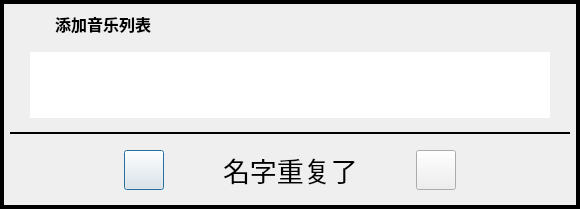
<?xml version="1.0" encoding="UTF-8"?>
<ui version="4.0">
 <class>AddListDialog</class>
 <widget class="QDialog" name="AddListDialog">
  <property name="geometry">
   <rect>
    <x>0</x>
    <y>0</y>
    <width>580</width>
    <height>209</height>
   </rect>
  </property>
  <property name="minimumSize">
   <size>
    <width>580</width>
    <height>200</height>
   </size>
  </property>
  <property name="windowTitle">
   <string>Dialog</string>
  </property>
  <layout class="QGridLayout" name="gridLayout_2">
   <property name="leftMargin">
    <number>0</number>
   </property>
   <property name="topMargin">
    <number>0</number>
   </property>
   <property name="rightMargin">
    <number>0</number>
   </property>
   <property name="bottomMargin">
    <number>0</number>
   </property>
   <property name="spacing">
    <number>0</number>
   </property>
   <item row="0" column="0">
    <widget class="QFrame" name="AddListDialog_frame">
     <property name="frameShape">
      <enum>QFrame::Box</enum>
     </property>
     <property name="frameShadow">
      <enum>QFrame::Plain</enum>
     </property>
     <property name="lineWidth">
      <number>4</number>
     </property>
     <layout class="QGridLayout" name="gridLayout" rowstretch="0,2,0,0">
      <property name="leftMargin">
       <number>6</number>
      </property>
      <property name="topMargin">
       <number>5</number>
      </property>
      <property name="rightMargin">
       <number>6</number>
      </property>
      <property name="bottomMargin">
       <number>6</number>
      </property>
      <property name="horizontalSpacing">
       <number>0</number>
      </property>
      <item row="0" column="0">
       <widget class="QWidget" name="widget_2" native="true">
        <layout class="QHBoxLayout" name="horizontalLayout_2">
         <property name="spacing">
          <number>15</number>
         </property>
         <property name="leftMargin">
          <number>0</number>
         </property>
         <property name="topMargin">
          <number>0</number>
         </property>
         <property name="rightMargin">
          <number>0</number>
         </property>
         <property name="bottomMargin">
          <number>0</number>
         </property>
         <item>
          <widget class="QLabel" name="addListdialog_logo">
           <property name="minimumSize">
            <size>
             <width>30</width>
             <height>30</height>
            </size>
           </property>
           <property name="styleSheet">
            <string notr="true">QLabel#addListdialog_logo{
	image: url(:/Icon/res/logo.svg);
}</string>
           </property>
           <property name="text">
            <string/>
           </property>
          </widget>
         </item>
         <item>
          <widget class="QLabel" name="AddListDialog_title">
           <property name="font">
            <font>
             <family>宋体</family>
             <pointsize>12</pointsize>
             <bold>true</bold>
            </font>
           </property>
           <property name="text">
            <string>添加音乐列表</string>
           </property>
          </widget>
         </item>
         <item>
          <spacer name="horizontalSpacer_5">
           <property name="orientation">
            <enum>Qt::Horizontal</enum>
           </property>
           <property name="sizeHint" stdset="0">
            <size>
             <width>389</width>
             <height>20</height>
            </size>
           </property>
          </spacer>
         </item>
        </layout>
       </widget>
      </item>
      <item row="1" column="0">
       <widget class="QWidget" name="widget_3" native="true">
        <layout class="QHBoxLayout" name="horizontalLayout_3">
         <property name="spacing">
          <number>0</number>
         </property>
         <property name="leftMargin">
          <number>20</number>
         </property>
         <property name="topMargin">
          <number>0</number>
         </property>
         <property name="rightMargin">
          <number>20</number>
         </property>
         <property name="bottomMargin">
          <number>0</number>
         </property>
         <item>
          <widget class="QLineEdit" name="listName">
           <property name="minimumSize">
            <size>
             <width>0</width>
             <height>0</height>
            </size>
           </property>
           <property name="maximumSize">
            <size>
             <width>16777215</width>
             <height>16777215</height>
            </size>
           </property>
           <property name="font">
            <font>
             <pointsize>40</pointsize>
            </font>
           </property>
           <property name="frame">
            <bool>false</bool>
           </property>
           <property name="dragEnabled">
            <bool>false</bool>
           </property>
           <property name="cursorMoveStyle">
            <enum>Qt::LogicalMoveStyle</enum>
           </property>
          </widget>
         </item>
        </layout>
       </widget>
      </item>
      <item row="2" column="0">
       <widget class="Line" name="addListDialog_line">
        <property name="minimumSize">
         <size>
          <width>0</width>
          <height>2</height>
         </size>
        </property>
        <property name="baseSize">
         <size>
          <width>0</width>
          <height>0</height>
         </size>
        </property>
        <property name="font">
         <font>
          <pointsize>9</pointsize>
         </font>
        </property>
        <property name="frameShadow">
         <enum>QFrame::Plain</enum>
        </property>
        <property name="lineWidth">
         <number>2</number>
        </property>
        <property name="orientation">
         <enum>Qt::Horizontal</enum>
        </property>
       </widget>
      </item>
      <item row="3" column="0">
       <widget class="QWidget" name="widget" native="true">
        <layout class="QHBoxLayout" name="horizontalLayout" stretch="2,0,1,0,1,0,2">
         <item>
          <spacer name="horizontalSpacer_3">
           <property name="orientation">
            <enum>Qt::Horizontal</enum>
           </property>
           <property name="sizeHint" stdset="0">
            <size>
             <width>40</width>
             <height>20</height>
            </size>
           </property>
          </spacer>
         </item>
         <item>
          <widget class="QPushButton" name="TRUE">
           <property name="minimumSize">
            <size>
             <width>40</width>
             <height>40</height>
            </size>
           </property>
           <property name="maximumSize">
            <size>
             <width>16777215</width>
             <height>16777215</height>
            </size>
           </property>
           <property name="cursor">
            <cursorShape>PointingHandCursor</cursorShape>
           </property>
           <property name="styleSheet">
            <string notr="true">QPushButton#TRUE{
	image: url(:/Dialog/res/right.svg);
}</string>
           </property>
           <property name="text">
            <string/>
           </property>
          </widget>
         </item>
         <item>
          <spacer name="horizontalSpacer">
           <property name="orientation">
            <enum>Qt::Horizontal</enum>
           </property>
           <property name="sizeHint" stdset="0">
            <size>
             <width>40</width>
             <height>20</height>
            </size>
           </property>
          </spacer>
         </item>
         <item>
          <widget class="QLabel" name="label_wrong">
           <property name="font">
            <font>
             <pointsize>20</pointsize>
            </font>
           </property>
           <property name="text">
            <string>名字重复了</string>
           </property>
          </widget>
         </item>
         <item>
          <spacer name="horizontalSpacer_2">
           <property name="orientation">
            <enum>Qt::Horizontal</enum>
           </property>
           <property name="sizeHint" stdset="0">
            <size>
             <width>40</width>
             <height>20</height>
            </size>
           </property>
          </spacer>
         </item>
         <item>
          <widget class="QPushButton" name="FALSE">
           <property name="minimumSize">
            <size>
             <width>40</width>
             <height>40</height>
            </size>
           </property>
           <property name="maximumSize">
            <size>
             <width>16777215</width>
             <height>16777215</height>
            </size>
           </property>
           <property name="cursor">
            <cursorShape>PointingHandCursor</cursorShape>
           </property>
           <property name="styleSheet">
            <string notr="true">QPushButton#FALSE{
	image: url(:/Dialog/res/wrong.svg);
}
</string>
           </property>
           <property name="text">
            <string/>
           </property>
          </widget>
         </item>
         <item>
          <spacer name="horizontalSpacer_4">
           <property name="orientation">
            <enum>Qt::Horizontal</enum>
           </property>
           <property name="sizeHint" stdset="0">
            <size>
             <width>40</width>
             <height>20</height>
            </size>
           </property>
          </spacer>
         </item>
        </layout>
       </widget>
      </item>
     </layout>
    </widget>
   </item>
  </layout>
 </widget>
 <resources/>
 <connections/>
</ui>
